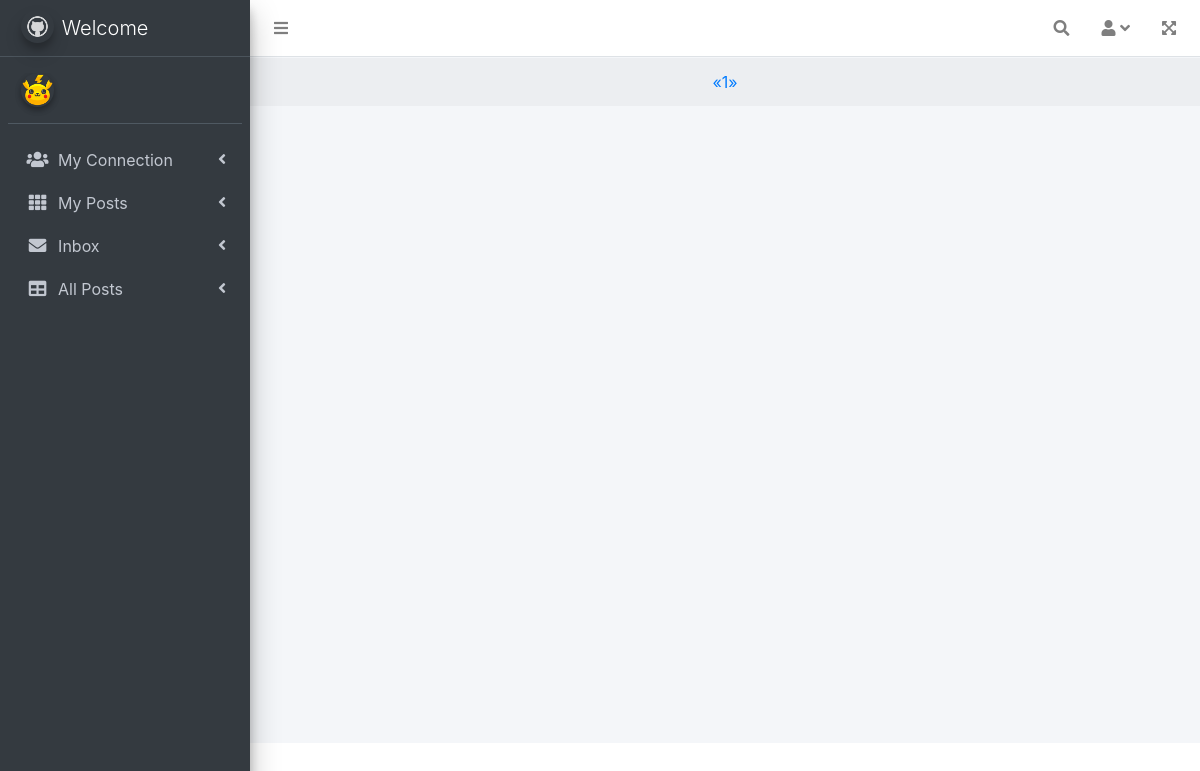
Before: /author/inbox/fr (signed in) with the older database file.
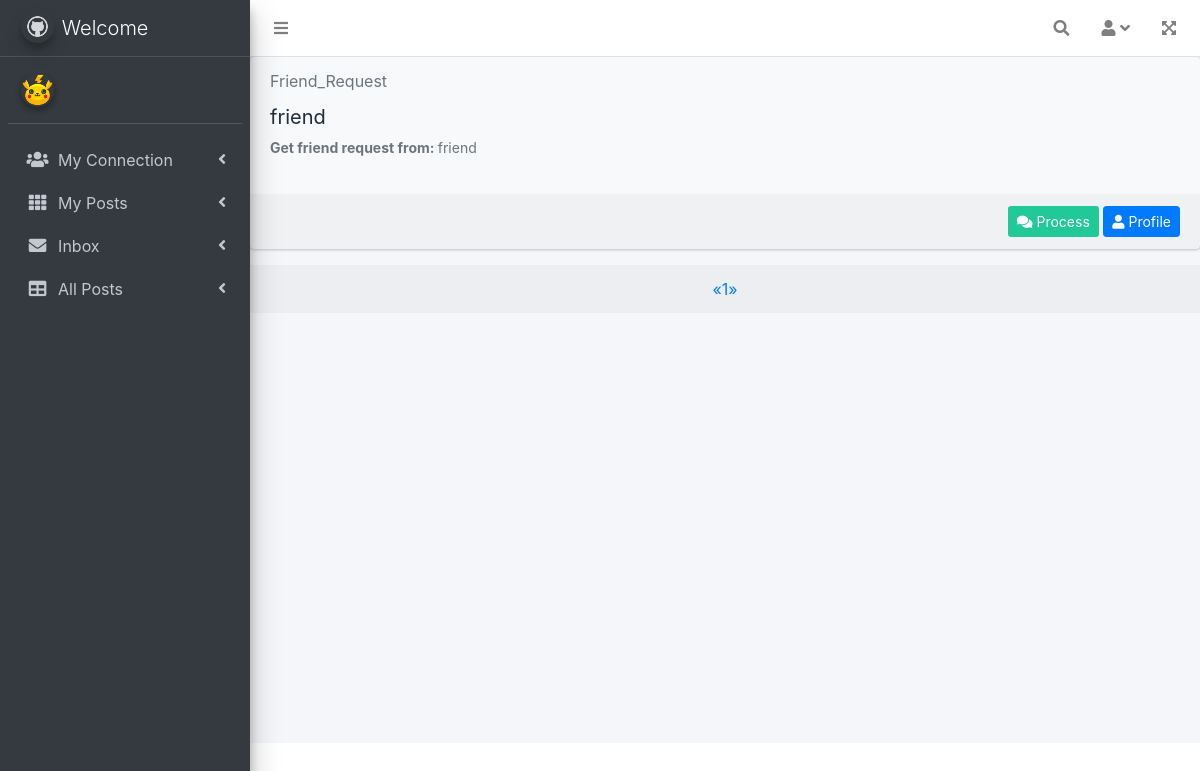
After: the same page with the newer database file.
### friends/models.py (models this page shows, shortened)
class FriendRequest(models.Model):
    request_id = models.UUIDField(primary_key=True, default=uuid.uuid4, editable=False)
    sender = models.ForeignKey(settings.AUTH_USER_MODEL, related_name='req_sender', on_delete=models.CASCADE, null=True)
    receiver = models.ForeignKey(settings.AUTH_USER_MODEL, related_name='req_receiver', on_delete=models.CASCADE, null=True)
    respond_status = models.BooleanField(blank=False, null=False, default=False)

### Author/models.py (models this page shows)
class User(AbstractUser):
    id = models.AutoField(primary_key=True)
    username = models.CharField(max_length=20, unique=True)
    profile_image = models.URLField(blank=True)
    email = models.CharField(max_length=20, unique=True)
    is_active = models.BooleanField(default=False)
    created = models.DateTimeField(auto_now_add=True)
    updated = models.DateTimeField(auto_now_add=True)
    u_phone = models.CharField(max_length=20, verbose_name='phone_number', default='', blank=True)
    first_name = models.CharField(max_length=20)
    last_name = models.CharField(max_length=20)
    github = models.CharField(max_length=100, blank=True)
    class Meta:
        db_table = 'sys_user_info'
        verbose_name = 'Author'
        verbose_name_plural = verbose_name

### Author/views.py (the view)
# urls.py: path('inbox/fr', login_required(InterFRInboxView.as_view()), name='inter_FRinbox'),
class InterFRInboxView(View):
    def get(self, request):
        curr_user = request.user
        page = int(request.GET.get("page", 1))
        per_page = int(request.GET.get("size", 10))
        friReqs = FriendRequest.objects.filter(receiver_id=curr_user.id).filter(respond_status=False)
        paginator = Paginator(friReqs, per_page)
        page_object = paginator.page(page)
        context = {
            'page_object': page_object,
            'page_range': paginator.page_range,
        }
        response = render(request, 'temp_inbox.html', context=context)
        return response

### templates/temp_inbox.html (shortened to what this page needs)
{% extends 'base_main.html' %}
{% load static %}
{% block Content_Wrapper %}
  <div class="content-wrapper">
        <div class="card-body p-0">
          <table class="table table-striped projects">
              <tbody>
              {% for request in page_object.object_list %}
                  <tr>
                    <div class="card bg-light d-flex flex-fill">
                      <div class="card-header text-muted border-bottom-0">
                          Friend_Request
                      </div>
                      <div class="card-body pt-0">
                          <div class="row">
                          <div class="col-7">
                              <h2 class="lead"><b>{{ request.sender }}</b></h2>
                              <p class="text-muted text-sm"><b>Get friend request from: </b> {{ request.sender }} </p>
                          </div>
                          </div>
                      </div>
                      <div class="card-footer">
                          <div class="text-right">
                          <a href="{% url 'Author:accept' request.request_id %}" class="btn btn-sm bg-teal">
                              <i class="fas fa-comments"></i> Process
                          </a>
                          <a href="{% url 'Author:profile' request.sender %}" class="btn btn-sm btn-primary">
                              <i class="fas fa-user"></i> Profile
                          </a>
                          </div>
                      </div>
                      </div>
                  </tr>
              {% endfor %}
              </tbody>
          </table>
        </div>
        <div class="card-footer">
            <nav aria-label="Contacts Page Navigation">
            <ul class="pagination justify-content-center m-0">
                <li>
                  <a href="#" aria-label="Previous">
                    <span aria-hidden="true">&laquo;</span>
                  </a>
                </li>
                {% for page_index in page_range %}
                    <li><a href="{% url 'Author:all_authors' %}?page={{ page_index }}">{{ page_index }}</a></li>
                {% endfor %}
                <li>
                  <a href="#" aria-label="Next">
                    <span aria-hidden="true">&raquo;</span>
                  </a>
                </li>
            </ul>
            </nav>
        </div>
  </div>
{% endblock Content_Wrapper%}

### templates/base_main.html (shortened to what this page needs)
{% extends 'base_no_content.html' %}
{% load static %}
{% block bodyclass %}class="hold-transition sidebar-mini layout-fixed"
    data-panel-auto-height-mode="height"{% endblock bodyclass %}
{% block body %}
    <div class="wrapper">
        <nav class="main-header navbar navbar-expand navbar-white navbar-light">
            <ul class="navbar-nav">
                <li class="nav-item">
                    <a class="nav-link" data-widget="pushmenu" href="#" role="button"><i class="fa fa-bars"></i></a>
                </li>
            </ul>
            <ul class="navbar-nav ml-auto">
                <li class="nav-item">
                <a class="nav-link" data-widget="navbar-search" href="#" role="button">
                  <i class="fas fa-search"></i>
                </a>
                </li>
                <li class="nav-item dropdown">
                    <a class="nav-link" data-toggle="dropdown" href="#">
                        <i class="fa fa-user"></i>
                        <i class="fas fa-angle-down"></i>
                    </a>
                </li>
                <li class="nav-item">
                    <a class="nav-link" data-widget="fullscreen" href="#" role="button">
                        <i class="fas fa-expand-arrows-alt"></i>
                    </a>
                </li>
            </ul>
        </nav>
        <aside class="main-sidebar sidebar-dark-primary elevation-4">
            <a href="#" class="brand-link">
                <img src="{% static 'mine/images/img.png' %}" alt="Logo Placeholder"
                     class="brand-image img-circle elevation-3" style="opacity: .8">
                <span class="brand-text font-weight-light">Welcome</span>
            </a>
            <div class="sidebar">
                <div class="user-panel mt-3 pb-3 mb-3 d-flex">
                    <div class="image">
                        {% if current_author.profile %}
                        <img src="{% static 'adminlte/dist/img/user2-160x160.jpg' %}" class="img-circle elevation-2"
                             alt="User Image">
                        {% else %}
                        <img src="{% static 'mine/images/default_avatar.png' %}" class="img-circle elevation-2"
                             alt="User Image">
                        {% endif %}
                    </div>
                    <div class="info">
                    </div>
                </div>
                <nav class="mt-2">
                    <ul class="nav nav-pills nav-sidebar flex-column" data-widget="treeview" role="menu"
                        data-accordion="false">
                        <li class="nav-item">
                            <a href="#" class="nav-link">
                                <i class="nav-icon fas fa-users"></i>
                                <p>
                                    My Connection
                                    <i class="right fas fa-angle-left"></i>
                                </p>
                            </a>
                        </li>
                        <li class="nav-item">
                            <a href="" class="nav-link">
                                <i class="nav-icon fas fa-th"></i>
                                <p>
                                    My Posts
                                    <i class="right fas fa-angle-left"></i>
                                </p>
                            </a>
                        </li>
                        <li class="nav-item">
                            <a href="#" class="nav-link">
                                <i class="nav-icon fas fa-envelope"></i>
                                <p>
                                    Inbox
                                    <i class="right fas fa-angle-left"></i>
                                </p>
                            </a>
                        </li>
                        <li class="nav-item">
                            <a href="" class="nav-link">
                                <i class="nav-icon fas fa-table"></i>
                                <p>
                                    All Posts
                                    <i class="right fas fa-angle-left"></i>
                                </p>
                            </a>
                        </li>
                    </ul>
                </nav>
            </div>
        </aside>
        {% block Content_Wrapper %}
        {% endblock Content_Wrapper%}
    </div>
{% endblock body %}

### templates/base_no_content.html (shortened to what this page needs)
{% extends 'base.html' %}
{% load static %}

### templates/base.html (shortened to what this page needs)
<!DOCTYPE html>
<html lang="en">
{% load static %}
<head>
    <link rel="stylesheet" href="https://use.fontawesome.com/releases/v5.15.4/css/all.css">
    <link rel="stylesheet" href="https://use.fontawesome.com/releases/v5.15.4/css/v4-shims.css">
    <link rel="stylesheet" href="{% static 'adminlte/plugins/icheck-bootstrap/icheck-bootstrap.min.css' %}">
    <link rel="stylesheet" href="{% static 'adminlte/dist/css/adminlte.min.css' %}">
</head>
<body {% block bodyclass %}{% endblock bodyclass %}>
{% block body %}{% endblock body %}
</body>
</html>

Changed rows visible on the page:
added FriendRequest: sender "friend"
